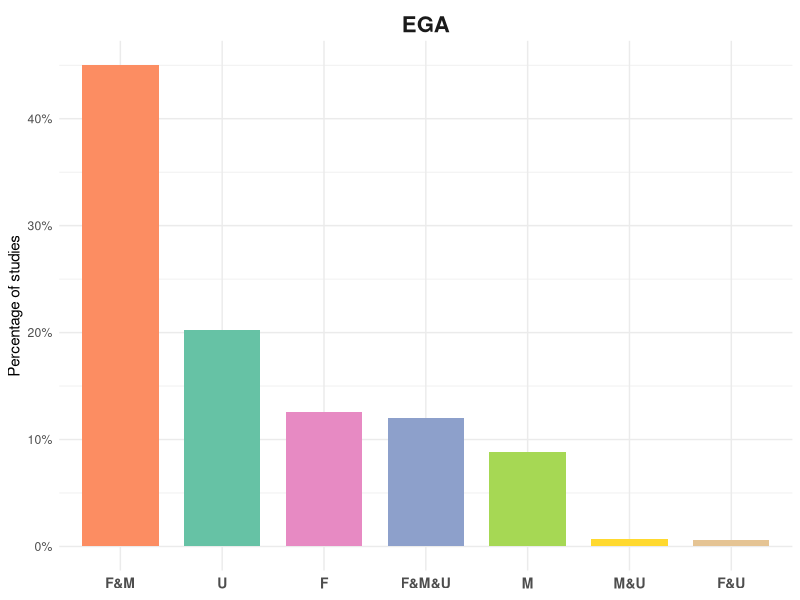
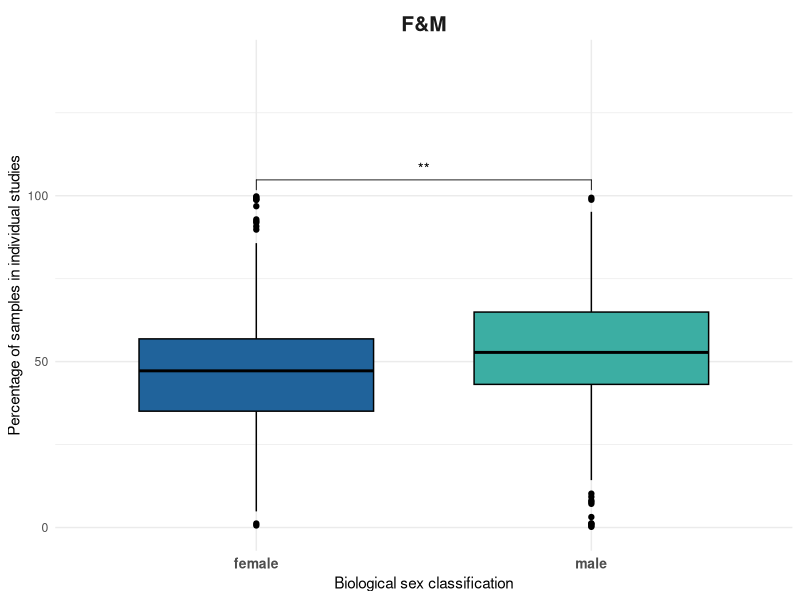
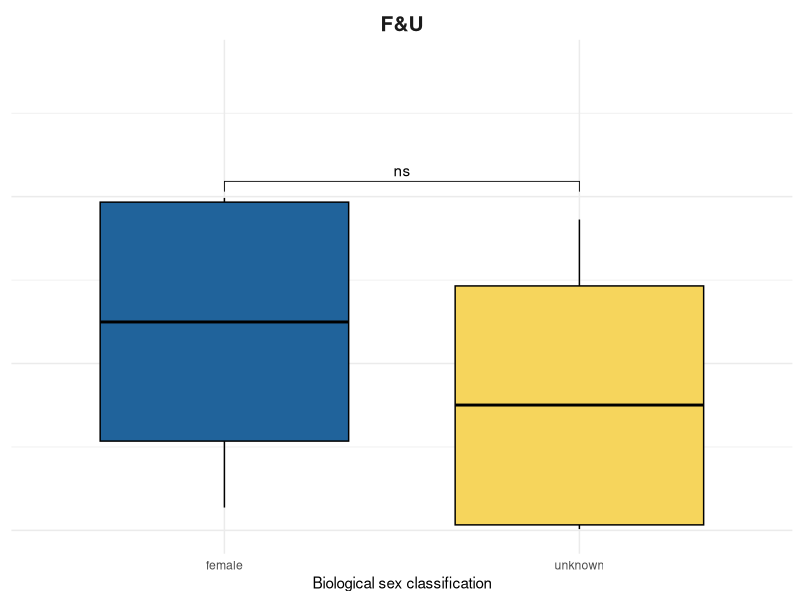
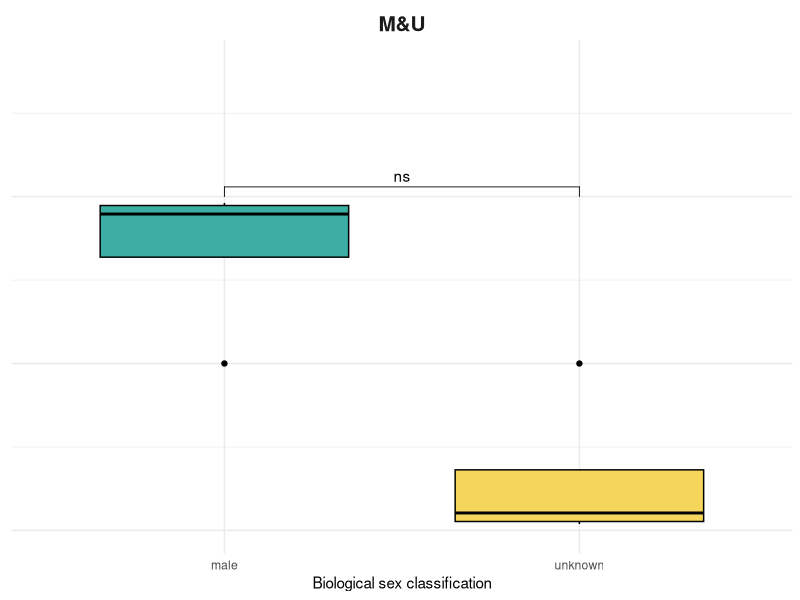
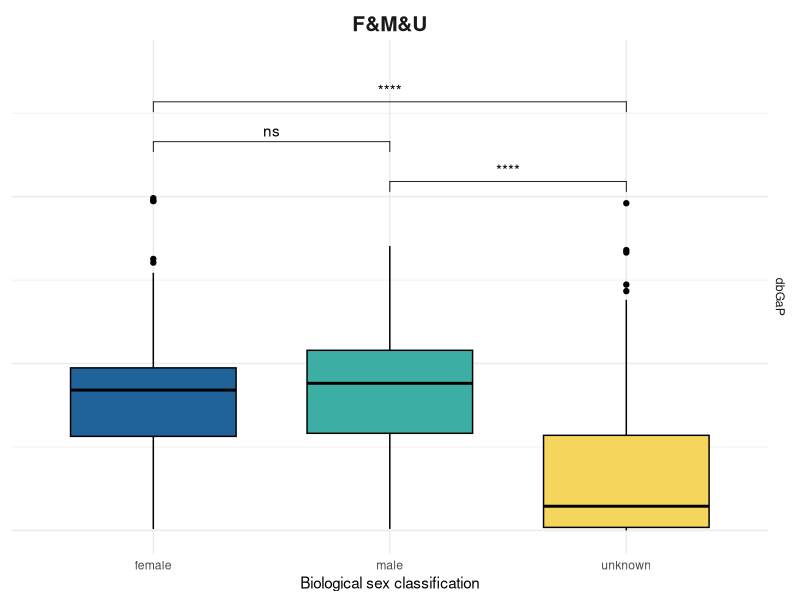
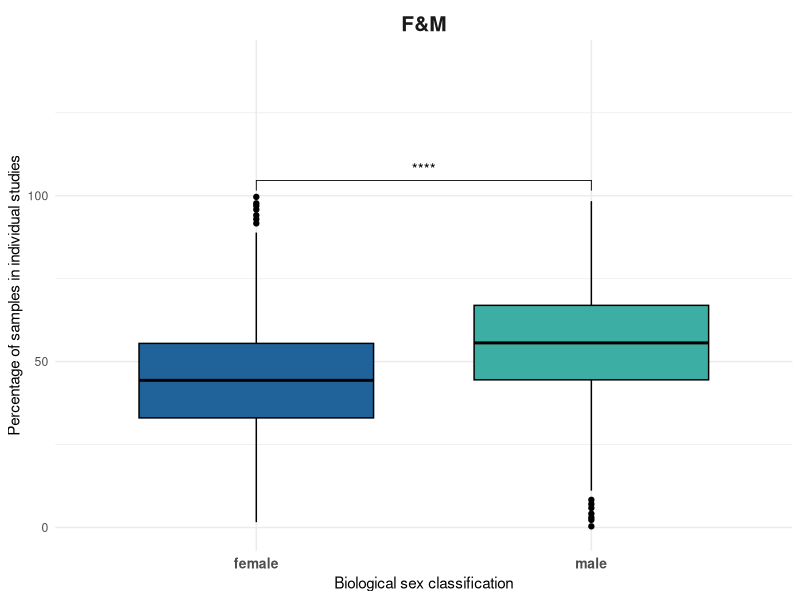
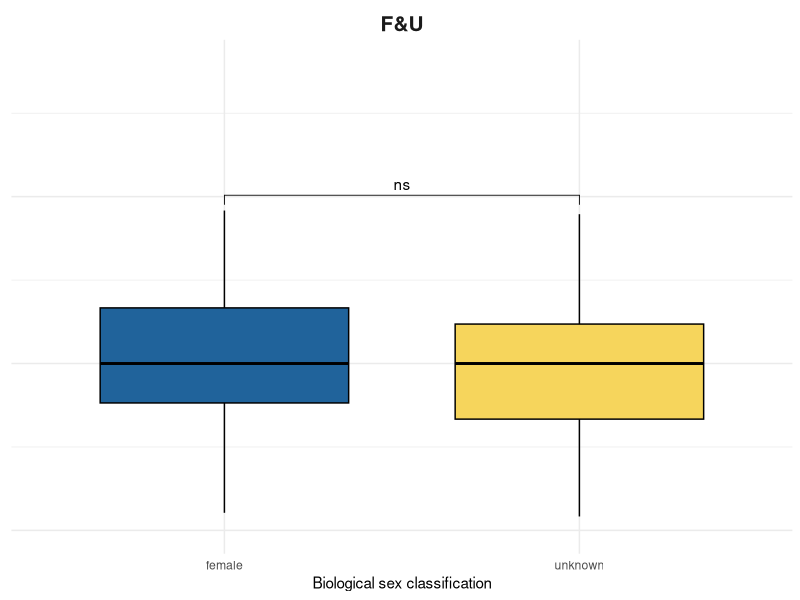
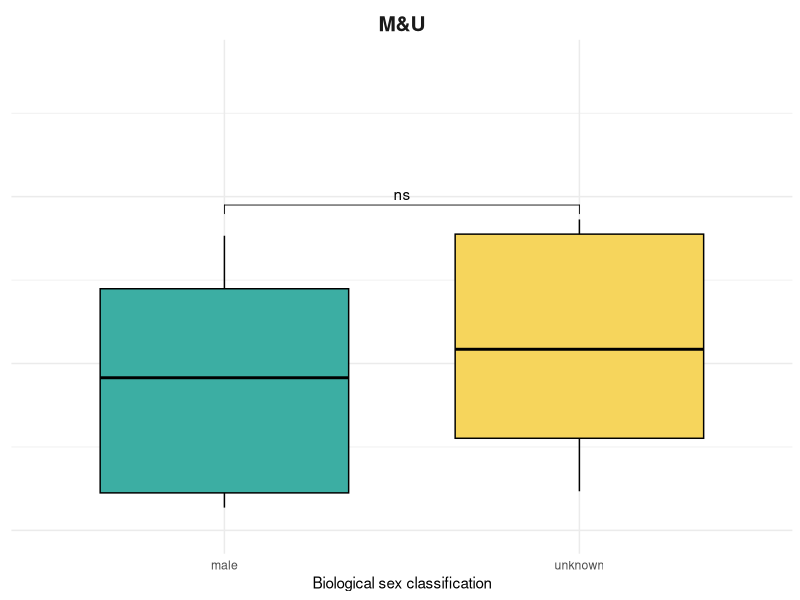

The R script that drew these images, in order:
library(data.table)
library(reshape2)
library(ggplot2)
library(stringr)
library(dplyr)
library(lubridate)

# Load data
ega = fread("../../ega/EGA_with_NULL.csv")
ega$total_all = length(unique(ega$ega_stable_id))
#d2 = melt(d,id.vars = c("ega_stable_id", "repository", "to_char", "total"))
dbgap = fread("./dbgap_may2024.csv")
dbgap$repository = "dbGaP"
dbgap = subset(dbgap, year > 2017)
dbgap$total_all = length(unique(dbgap$study_id))

ega_dbgap = rbind(ega,dbgap, fill = T)
ega_dbgap
################
# study level  #
################
unknown_only = subset(ega_dbgap, male == 0 & female == 0)
unknown_only$label = "U"

female_only = subset(subset(ega_dbgap, male == 0 & unknown == 0))
female_only$label = 'F'

male_only = subset(ega_dbgap, female == 0 & unknown == 0)
male_only$label = 'M'

female_and_male = subset(ega_dbgap, female != 0 & male != 0 & unknown == 0)
female_and_male$label = 'F&M'

female_and_unknown = subset(ega_dbgap, female != 0 & male == 0 & unknown != 0)
female_and_unknown$label = 'F&U'

male_and_unknown = subset(ega_dbgap, female == 0 & male != 0 & unknown != 0)
male_and_unknown$label = 'M&U'

female_and_male_and_unknown = subset(ega_dbgap, female != 0 & male != 0 & unknown != 0)
female_and_male_and_unknown$label = 'F&M&U'


r = rbind(unknown_only, female_only, male_only, female_and_male, female_and_unknown, male_and_unknown, female_and_male_and_unknown)
#r2 = unique(r[,c("ega_stable_id","repository","label","study_id","total_all")])

r $ c = 1


# percent
ega_dbgap_percent = unique(r %>% group_by(label, repository) %>%
                             summarise(value_percent = sum(c) / total_all))

library(RColorBrewer)
list_plot = list()
for(i in c("dbGaP", "EGA")){
  f = arrange(subset(ega_dbgap_percent, repository==i), desc(value_percent))$label
  ega_dbgap_percent$label = factor(ega_dbgap_percent$label, levels = unique(f))
  
  study_plot_percent = ggplot(subset(ega_dbgap_percent, repository ==i),
                              aes(x= label,y = value_percent, fill = label))+
    geom_bar(stat="identity", width=0.75)+
    ylab("Percentage of studies")+
    #  xlab("Sex specification in samples found in the study")+
    theme_minimal()+
    facet_grid(~repository)+
    scale_y_continuous(labels=scales::percent) +
    scale_fill_manual(values = brewer.pal(7,"Set2"),
                      breaks = c("U","F&M","F&M&U","F","M","M&U","F&U"),
                      labels = c("U","F&M","F&M&U","F","M","M&U","F&U"))+
    theme(legend.position = "none",
          axis.text.x = element_text(size = 10, face = "bold"),
          axis.title.x = element_blank(),#text(size = 12),
          strip.text = element_text(size = 16, face = "bold"))
  
  list_plot[[i]] = study_plot_percent
}
study_plot_percent



############
# BOXPLOTS
############
r2 = r  %>% group_by(repository, study_id)%>%
  mutate(female_prop = female/total*100,
         male_prop = male/total*100,
         unk_prop = unknown/total*100)
r2_m = melt(r2, measure.vars = c("female_prop", "male_prop", "unk_prop"))




library(ggpubr)
r2_m$variable = as.character(r2_m$variable)
r2_m$variable2 = ifelse(r2_m$variable=="female_prop", "female", ifelse(r2_m$variable=="male_prop", 'male', 'unknown'))


bp_prop1_dbgap = ggboxplot(subset(r2_m, !label %in% c("M", "U", "F") &
                              !(label == "F&M" & variable == "unk_prop" )&
                              !(label == "F&U" & variable == "male_prop" )&
                              !(label == "M&U" & variable == "female_prop" ) & 
                              label == "F&M" & repository =="dbGaP"),
                     x = "variable2",
                     y = "value",
                     fill = "variable",scales="free_x",drop = T,
                     palette = c("#20639b", "#3caea3","#f6d55c"),
                     facet.by=c("label"),
                     xlab = "Biological sex classification",
                     ylab = "Percentage of samples in individual studies") +
  stat_compare_means(comparison = list( c("female", "male")),
                     method="wilcox.test",
                     paired = T,
                     label = "p.signif") + 
  theme_minimal()+
  theme(
    strip.background.y  = element_blank(),
    strip.text.y = element_blank(),
    strip.text.x = element_text(size = 15, face = "bold"),
    legend.position = "none",
    axis.text.x = element_text(size = 10, face = "bold")
  )+ylim(0,140)
bp_prop1_dbgap


bp_prop2_dbgap = ggboxplot(subset(r2_m, !label %in% c("M", "U", "F") &
                              !(label == "F&M" & variable == "unk_prop" )&
                              !(label == "F&U" & variable == "male_prop" )&
                              !(label == "M&U" & variable == "female_prop" ) & 
                              label == "F&U" & repository =="dbGaP"),
                     x = "variable2",
                     y = "value",
                     fill = "variable",scales="free_x",drop = T,
                     palette = c("#20639b", "#f6d55c"),
                     facet.by=c("repository","label"),
                     xlab = "Biological sex classification",
                     ylab = "Percentage of samples") +
  stat_compare_means(comparison = list( c("female", "unknown")),
                     method="wilcox.test",
                     paired = T,
                     label = "p.signif") + 
  theme_minimal()+
  theme(
    strip.background.y  = element_blank(),
    strip.text.y = element_blank(),
    axis.title.y = element_blank(),
    axis.text.y = element_blank(),
    axis.ticks.y = element_blank(),
    strip.text.x = element_text(size = 15, face = "bold"),
    legend.position = "none"
  )+ylim(0,140)
bp_prop2_dbgap


bp_prop3_dbgap = ggboxplot(subset(r2_m, !label %in% c("M", "U", "F") &
                              !(label == "F&M" & variable == "unk_prop" )&
                              !(label == "F&U" & variable == "male_prop" )&
                              !(label == "M&U" & variable == "female_prop" ) & 
                              label == "M&U"& repository=="dbGaP"),
                     x = "variable2",
                     y = "value",
                     fill = "variable",scales="free_x",drop = T,
                     palette = c("#3caea3", "#f6d55c"),
                     facet.by=c("repository","label"),
                     xlab = "Biological sex classification",
                     ylab = "Percentage of samples") +
  stat_compare_means(comparison = list( c("male", "unknown")),
                     method="wilcox.test",
                     paired = T,
                     exact=FALSE,
                     label = "p.signif") + 
  theme_minimal()+
  theme(
    strip.background.y  = element_blank(),
    strip.text.y = element_blank(),
    axis.title.y = element_blank(),
    axis.text.y = element_blank(),
    axis.ticks.y = element_blank(),
    strip.text.x = element_text(size = 15, face = "bold"),
    legend.position = "none"
  )+ylim(0,140)

bp_prop3_dbgap

bp_prop4_dbgap = ggboxplot(subset(r2_m, !label %in% c("M", "U", "F") &
                              !(label == "F&M" & variable == "unk_prop" )&
                              !(label == "F&U" & variable == "male_prop" )&
                              !(label == "M&U" & variable == "female_prop" ) & 
                              label == "F&M&U"&repository == "dbGaP"),
                     x = "variable2",
                     y = "value",
                     fill = "variable",scales="free_x",drop = T,
                     palette = c("#20639b","#3caea3", "#f6d55c"),
                     facet.by=c("repository","label"),
                     xlab = "Biological sex classification",
                     ylab = "Percentage of samples") +
  stat_compare_means(comparison = list( c("male", "unknown"),
                                        c("male", "female"),
                                        c("female", "unknown")),
                     method="wilcox.test",
                     paired = T,
                     label = "p.signif") +
  theme_minimal()+
  theme(
       axis.title.y = element_blank(),
    axis.text.y = element_blank(),
    axis.ticks.y = element_blank(),
    strip.text.x = element_text(size = 15, face = "bold"),
    legend.position = "none"
  )+ylim(0,140)

bp_prop4_dbgap



# ega


bp_prop1_ega = ggboxplot(subset(r2_m, !label %in% c("M", "U", "F") &
                                    !(label == "F&M" & variable == "unk_prop" )&
                                    !(label == "F&U" & variable == "male_prop" )&
                                    !(label == "M&U" & variable == "female_prop" ) & 
                                    label == "F&M" & repository =="EGA"),
                           x = "variable2",
                           y = "value",
                           fill = "variable",scales="free_x",drop = T,
                           palette = c("#20639b", "#3caea3","#f6d55c"),
                           facet.by=c("label"),
                           xlab = "Biological sex classification",
                           ylab = "Percentage of samples in individual studies") +
  stat_compare_means(comparison = list( c("female", "male")),
                     method="wilcox.test",
                     paired = T,
                     label = "p.signif") + 
  theme_minimal()+
  theme(
    strip.background.y  = element_blank(),
    strip.text.y = element_blank(),
    strip.text.x = element_text(size = 15, face = "bold"),
    legend.position = "none",
    axis.text.x = element_text(size = 10, face = "bold")
  )+ylim(0,140)
bp_prop1_ega


bp_prop2_ega = ggboxplot(subset(r2_m, !label %in% c("M", "U", "F") &
                                    !(label == "F&M" & variable == "unk_prop" )&
                                    !(label == "F&U" & variable == "male_prop" )&
                                    !(label == "M&U" & variable == "female_prop" ) & 
                                    label == "F&U" & repository =="EGA"),
                           x = "variable2",
                           y = "value",
                           fill = "variable",scales="free_x",drop = T,
                           palette = c("#20639b", "#f6d55c"),
                           facet.by=c("repository","label"),
                           xlab = "Biological sex classification",
                           ylab = "Percentage of samples") +
  stat_compare_means(comparison = list( c("female", "unknown")),
                     method="wilcox.test",
                     paired = T,
                     label = "p.signif") + 
  theme_minimal()+
  theme(
    strip.background.y  = element_blank(),
    strip.text.y = element_blank(),
    axis.title.y = element_blank(),
    axis.text.y = element_blank(),
    axis.ticks.y = element_blank(),
    strip.text.x = element_text(size = 15, face = "bold"),
    legend.position = "none"
  )+ylim(0,140)
bp_prop2_ega


bp_prop3_ega = ggboxplot(subset(r2_m, !label %in% c("M", "U", "F") &
                                    !(label == "F&M" & variable == "unk_prop" )&
                                    !(label == "F&U" & variable == "male_prop" )&
                                    !(label == "M&U" & variable == "female_prop" ) & 
                                    label == "M&U"& repository=="EGA"),
                           x = "variable2",
                           y = "value",
                           fill = "variable",scales="free_x",drop = T,
                           palette = c("#3caea3", "#f6d55c"),
                           facet.by=c("repository","label"),
                           xlab = "Biological sex classification",
                           ylab = "Percentage of samples") +
  stat_compare_means(comparison = list( c("male", "unknown")),
                     method="wilcox.test",
                     paired = T,
                     label = "p.signif") + 
  theme_minimal()+
  theme(
    strip.background.y  = element_blank(),
    strip.text.y = element_blank(),
    axis.title.y = element_blank(),
    axis.text.y = element_blank(),
    axis.ticks.y = element_blank(),
    strip.text.x = element_text(size = 15, face = "bold"),
    legend.position = "none"
  )+ylim(0,140)

bp_prop3_ega

bp_prop4_ega = ggboxplot(subset(r2_m, !label %in% c("M", "U", "F") &
                                    !(label == "F&M" & variable == "unk_prop" )&
                                    !(label == "F&U" & variable == "male_prop" )&
                                    !(label == "M&U" & variable == "female_prop" ) & 
                                    label == "F&M&U"&repository == "EGA"),
                           x = "variable2",
                           y = "value",
                           fill = "variable",scales="free_x",drop = T,
                           palette = c("#20639b","#3caea3", "#f6d55c"),
                           facet.by=c("repository","label"),
                           xlab = "Biological sex classification",
                           ylab = "Percentage of samples") +
  stat_compare_means(comparison = list( c("male", "unknown"),
                                        c("male", "female"),
                                        c("female", "unknown")),
                     method="wilcox.test",
                     paired = T,
                     label = "p.signif") +
  theme_minimal()+
  theme(
    axis.title.y = element_blank(),
    axis.text.y = element_blank(),
    axis.ticks.y = element_blank(),
    strip.text.x = element_text(size = 15, face = "bold"),
    legend.position = "none"
  )+ylim(0,140)

bp_prop4_ega


##########################
# PLOTTTTTTTTTTTTTT
#########################

library(cowplot)
P1 = plot_grid(list_plot[[1]]+theme(axis.title.x = element_text(size = 12))+xlab("Studies classification"),
               list_plot[[2]]+theme(axis.title.x = element_text(size = 12))+xlab("Studies classification"),
               align = "h", labels=c("A","B"))

library(grid)
library(gridExtra)
#x.grob <- textGrob("Studies classification", 
#                   gp=gpar(  fontsize=10))

#add to plot

#P1 = grid.arrange(arrangeGrob(pp,  bottom = x.grob))



cp_dbgap = cowplot::plot_grid(bp_prop1_dbgap+theme(
  axis.title.x = element_blank(),
 # axis.text.x = element_blank(),
  axis.title.y = element_blank()),
  bp_prop2_dbgap+theme(
 #   axis.text.x = element_blank(),
    axis.title.x = element_blank()),
  bp_prop3_dbgap+theme(
    axis.title.x = element_blank(),
  #  axis.text.x = element_text(size=13, color = "black"),
    axis.text.y = element_text()),
  bp_prop4_dbgap+theme(
    axis.title.x = element_blank(),
   # axis.text.x = element_text(size=13, color = "black"),
    strip.text.y=element_blank()), 
  ncol = 2,
  align = "hv",label_x = "bb")

cp_dbgap

x.grob2 <- textGrob("Biological sex classification", 
                    gp=gpar( fontsize=12))
y.grob2 <- textGrob("Percentage of samples in individual studies", 
                    gp=gpar( fontsize=12), rot = 90)

#add to plot

P2 = grid.arrange(arrangeGrob(cp_dbgap,
                              bottom = x.grob2,
                              left = y.grob2,
                              top=textGrob("dbGaP",
                                           gp=gpar( fontsize=16, fontface="bold"))))



cp_ega = cowplot::plot_grid(bp_prop1_ega+theme(
  axis.title.x = element_blank(),
 # axis.text.x = element_blank(),
  axis.title.y = element_blank()),
  bp_prop2_ega+theme(
  #  axis.text.x = element_blank(),
    axis.title.x = element_blank()),
  bp_prop3_ega+theme(
    axis.title.x = element_blank(),
 #   axis.text.x = element_text(size=13, color = "black"),
    axis.text.y = element_text()),
  bp_prop4_ega+theme(
    axis.title.x = element_blank(),
  #  axis.text.x = element_text(size=13, color = "black"),
    strip.text.y=element_blank()), 
  ncol = 2,
  align = "hv",label_x = "bb")

cp_ega

x.grob2 <- textGrob("Biological sex classification", 
                    gp=gpar( fontsize=12))


#add to plot

P3 = grid.arrange(arrangeGrob(cp_ega,  bottom = x.grob2,
                              left = y.grob2,
                              top=textGrob("EGA",
                                           gp=gpar( fontsize=16, fontface="bold"))))
#add to plot



png('../../figures/figure2_may2024.png',
    width = 2500, height = 2300, res = 250)
plot_grid(list_plot[[1]]+theme(axis.title.x = element_text(size = 12))+xlab("Studies classification"),
          list_plot[[2]]+theme(axis.title.x = element_text(size = 12))+xlab("Studies classification"),
          NULL,
          NULL,
          P2,
          P3, #plot_grid(P2,P3,ncol= 2,labels = c("B", "C") ),
          ncol = 2,
          labels = c("A", "B", "C","D", "",""),label_size = 18,
          rel_heights = c(1,0.1,1.5,1,0.1,1.5), align = "hv")
dev.off()
